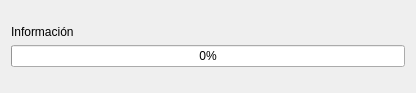
<?xml version="1.0" encoding="UTF-8"?>
<ui version="4.0">
 <class>Dialog</class>
 <widget class="QDialog" name="Dialog">
  <property name="windowModality">
   <enum>Qt::ApplicationModal</enum>
  </property>
  <property name="geometry">
   <rect>
    <x>0</x>
    <y>0</y>
    <width>416</width>
    <height>93</height>
   </rect>
  </property>
  <property name="sizePolicy">
   <sizepolicy hsizetype="Fixed" vsizetype="Fixed">
    <horstretch>0</horstretch>
    <verstretch>0</verstretch>
   </sizepolicy>
  </property>
  <property name="windowTitle">
   <string>Espere por favor...</string>
  </property>
  <property name="modal">
   <bool>true</bool>
  </property>
  <layout class="QVBoxLayout" name="verticalLayout">
   <item>
    <spacer name="verticalSpacer">
     <property name="orientation">
      <enum>Qt::Vertical</enum>
     </property>
     <property name="sizeHint" stdset="0">
      <size>
       <width>20</width>
       <height>40</height>
      </size>
     </property>
    </spacer>
   </item>
   <item>
    <widget class="QLabel" name="info">
     <property name="text">
      <string>Información</string>
     </property>
    </widget>
   </item>
   <item>
    <widget class="QProgressBar" name="progreso">
     <property name="value">
      <number>0</number>
     </property>
    </widget>
   </item>
   <item>
    <spacer name="verticalSpacer_2">
     <property name="orientation">
      <enum>Qt::Vertical</enum>
     </property>
     <property name="sizeHint" stdset="0">
      <size>
       <width>20</width>
       <height>40</height>
      </size>
     </property>
    </spacer>
   </item>
  </layout>
 </widget>
 <resources/>
 <connections/>
</ui>
